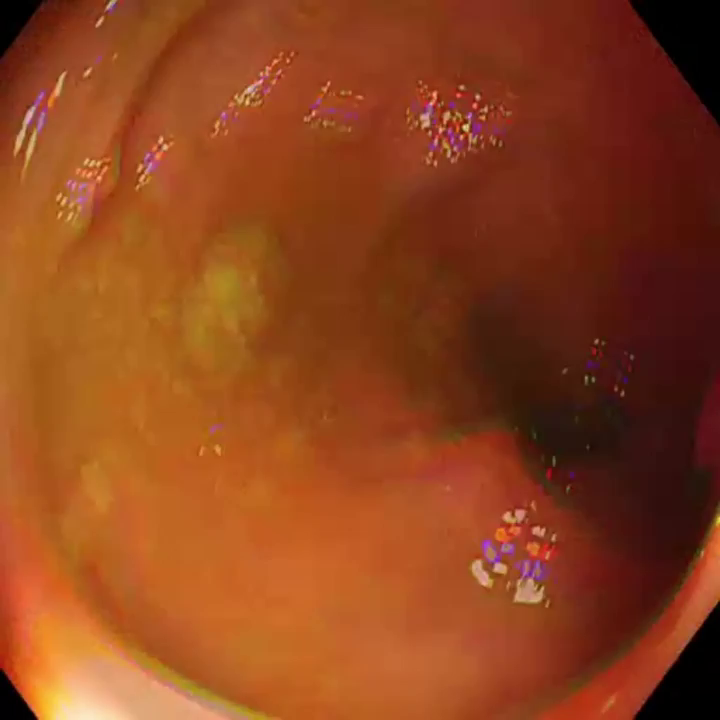
#> input picture frame 2 of sample/KakaoTalk_20230817_173025605.mp4, 720 x 720 px, given in place of street.mp4, which was not available
$ python tracker.py
#> lines starting #> are read from the running program, lines starting #| are printed output that depends on the picture
import cv2

trackers = [cv2.TrackerGOTURN_create,
            cv2.TrackerDaSiamRPN_create,
            cv2.TrackerMIL_create,
            cv2.TrackerNano_create]

trackerIdx = 0
tracker = None
isFirst = True

video_src = 0
video_src = "../../sample/street.mp4"
cap = cv2.VideoCapture(video_src)
fps = cap.get(cv2.CAP_PROP_FPS)
delay = int(1000 / fps)
win_name = "Tracking APIs"
while cap.isOpened():
    ret, frame = cap.read()
#> frame is the input picture: shape (720, 720, 3); mean B, G, R 29, 66.8, 141.4
    if not ret:
        print("Cannot read video file")
        break
    img_draw = frame.copy()
    if tracker is None:
        cv2.putText(img_draw, "Press the Space to set ROI!!",
                    (100, 80), cv2.FONT_HERSHEY_SIMPLEX, 0.75, (0, 0, 255), 2, cv2.LINE_AA)
    else:
        ok, bbox = tracker.update(frame)
        (x, y, w, h) = bbox
        if ok:
            cv2.rectangle(img_draw, (int(x), int(y)),
                          (int(x+w), int(y + h)), (0, 255, 0), 2, 1)
        else:
            cv2.putText(img_draw, "Tracking fail.", (100, 80),
                        cv2.FONT_HERSHEY_SIMPLEX, 0.75, (0, 255, 0), 2, cv2.LINE_AA)

    trackerName = tracker.__class__.__name__
    cv2.putText(img_draw, f"{str(trackerIdx)}: {trackerName}", (100, 20),
                cv2.FONT_HERSHEY_SIMPLEX, 0.75, (0, 255, 0), 2, cv2.LINE_AA)
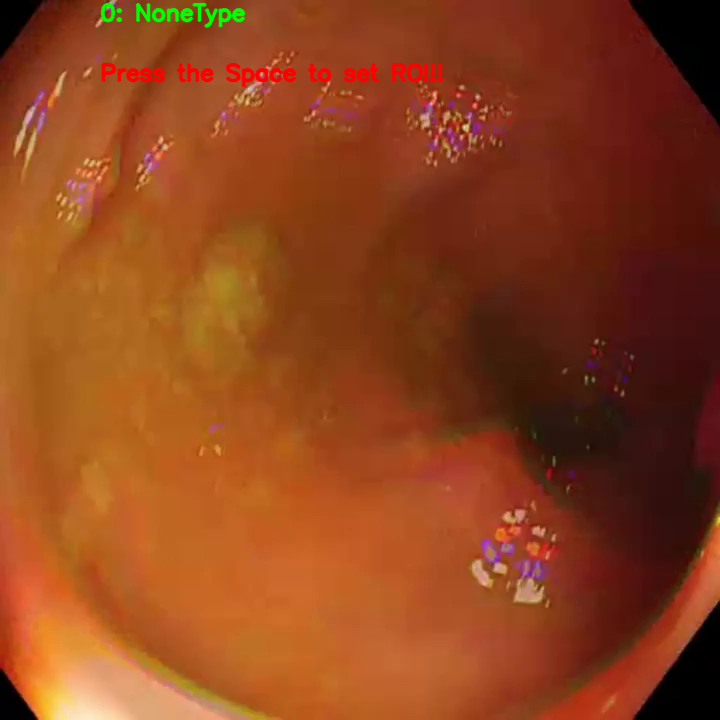
#> img_draw: shape (720, 720, 3); mean B, G, R 28.8, 66.9, 141.6
    cv2.imshow(win_name, img_draw)
    key = cv2.waitKey(delay) & 0xff
#> (key Esc is pressed here)
    if key == ord(' ') or (video_src != 0 and isFirst):
        isFirst = False
#> (the run stopped early here; a loop or call above may not have finished)

$ run again, starting later in the video
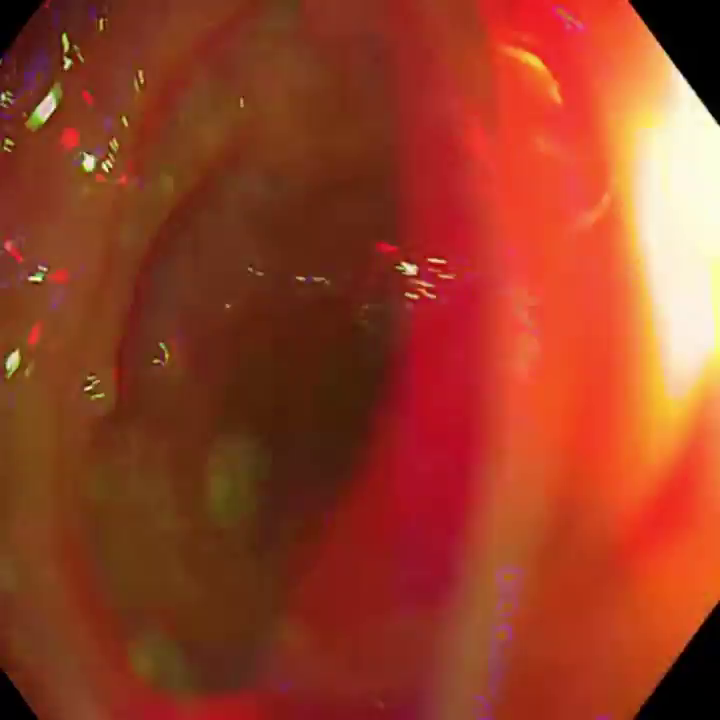
#> input picture frame 11 of sample/KakaoTalk_20230817_173025605.mp4, 720 x 720 px, given in place of street.mp4, which was not available
#> frame is the input picture: shape (720, 720, 3); mean B, G, R 37.8, 62.6, 150.8
#> `cv2.putText(img_draw, f"{str(trackerIdx)}: {trackerName}", (100, 20), ..`:
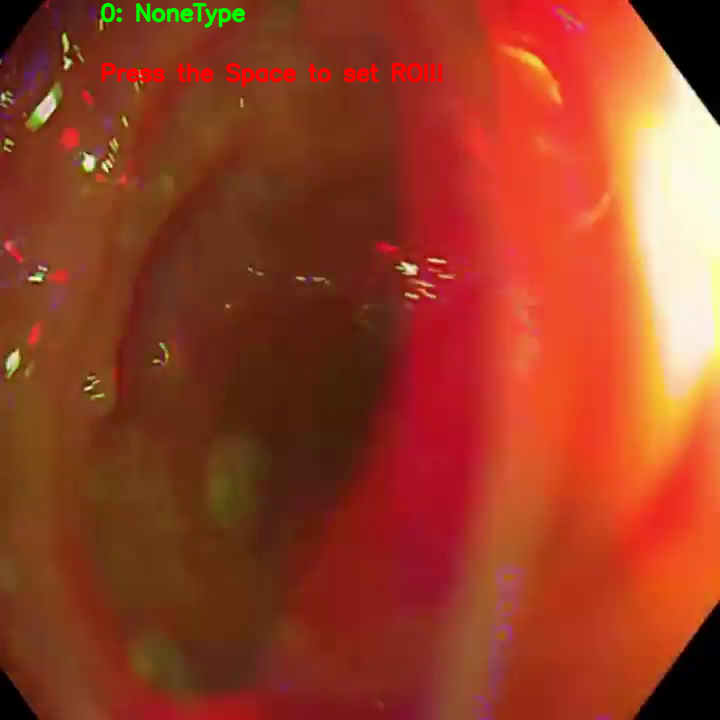
#> img_draw: shape (720, 720, 3); mean B, G, R 37.6, 62.8, 151.1

$ run again, starting later in the video
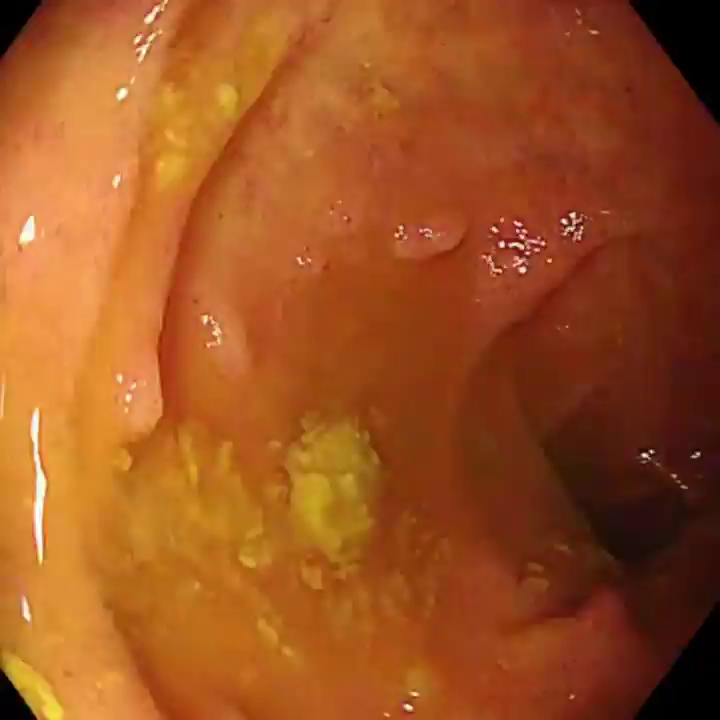
#> input picture frame 20 of sample/KakaoTalk_20230817_173025605.mp4, 720 x 720 px, given in place of street.mp4, which was not available
#> frame is the input picture: shape (720, 720, 3); mean B, G, R 32.9, 81.9, 157.1
#> `cv2.putText(img_draw, f"{str(trackerIdx)}: {trackerName}", (100, 20), ..`:
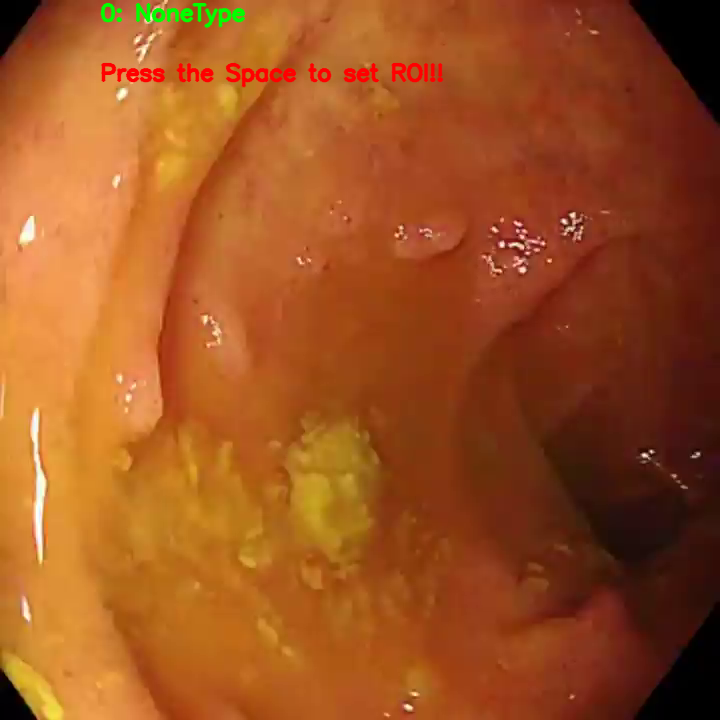
#> img_draw: shape (720, 720, 3); mean B, G, R 32.5, 81.7, 157
